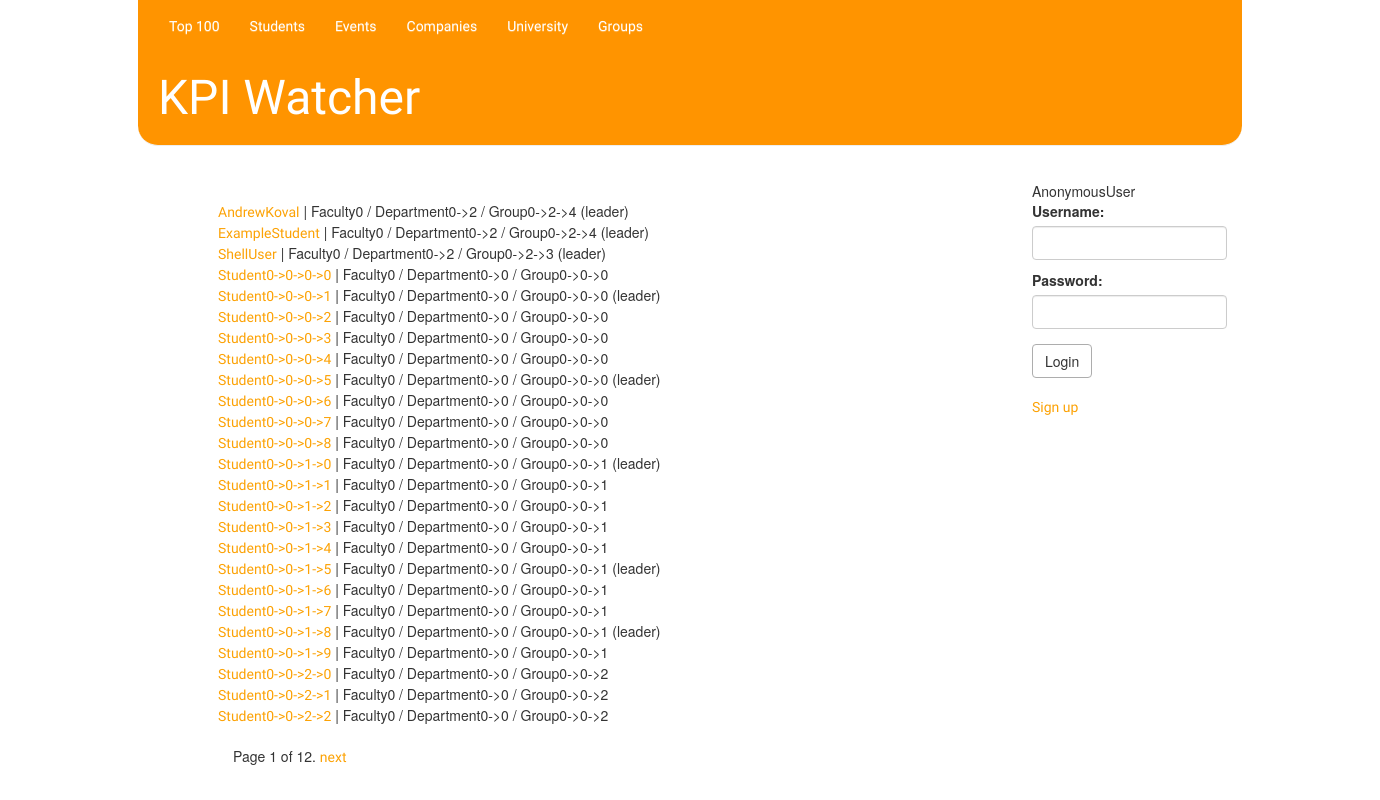
The page /students/ on the database its author committed.
### ratings/models.py (models this page shows)
class Student(models.Model):
	user = models.OneToOneField(User)
	group = models.ForeignKey('Group', related_name="students")
	is_leader = models.BooleanField(default=False)
	def __str__(self):
		return self.user.get_username()

class Group(models.Model):
	name = models.CharField(max_length=50)
	department = models.ForeignKey(Department, related_name="groups")
	avg_rating = models.DecimalField(max_digits=4, decimal_places=2, default=0, editable=False)
	count_of_votes = models.IntegerField(default=0, editable=False)
	voted_teachers = models.ManyToManyField('Teacher', related_name="rated_groups", editable=False)
	def vote(self, vote, teacher):
		if not vote < 0 and not vote > 10:
			if isinstance(teacher, Teacher):
				if not self.voted_teachers.filter(user__id=teacher.user.id).exists():
					self.avg_rating = ((self.avg_rating * self.count_of_votes) + vote) / (self.count_of_votes + 1)
					self.count_of_votes += 1
					self.voted_teachers.add(teacher)
					self.save()
					return True
		return False
	def __str__(self):
		return self.name

class Department(models.Model):
	name = models.CharField(max_length=50)
	faculty = models.ForeignKey(Faculty, related_name="departments")
	avg_rating = models.DecimalField(max_digits=4, decimal_places=2, default=0, editable=False)
	def count_rating(self):
		total = 0
		for teacher in self.teachers.all():
			total += teacher.avg_rating
		for group in self.groups.all():
			total += group.avg_rating
		try:
			self.avg_rating = total / (len(self.groups.all()) + len(self.teachers.all()))
		except ZeroDivisionError:
			self.avg_rating = 0
		self.save()
	def __str__(self):
		return self.name

class Faculty(models.Model):
	name = models.CharField(max_length=50)
	university = models.ForeignKey(University, related_name="faculties")
	avg_rating = models.DecimalField(max_digits=4, decimal_places=2, default=0, editable=False)
	def count_rating(self):
		total = 0
		for department in self.departments.all():
			department.count_rating()
			total += department.avg_rating
		try:
			self.avg_rating = total / len(self.departments.all())
		except ZeroDivisionError:
			self.avg_rating = 0
		self.save()
	def __str__(self):
		return self.name

### ratings/views.py (the view)
# urls.py: url(r'^students/$', views.students_all, name="all_students"),
def students_all(request):
    students_all_list = Student.objects.all().order_by('user__username')
    paginator = Paginator(students_all_list, 25)
    page = request.GET.get('page')
    try:
        students = paginator.page(page)
    except PageNotAnInteger:
        students = paginator.page(1)
    except EmptyPage:
        students = paginator.page(paginator.num_pages)
    return render(request, 'ratings/all_students.html', {'students': students})

### ratings/ctx_log_processor.py (called while the page is built)
def auth_form(request):
    return {'form': AuthForm(), 'request': request}

### ratings/templates/ratings/all_students.html (shortened to what this page needs)
{% extends 'base.html' %}
{%block content%}
    <div class="content container">
        <div class="row">
            <div class="col-md-8">
	{% for student in students %}
		<div class="row">
	    	<a href="{% url 'ratings.views.student_page' pk=student.pk %}">{{ student.user.username }}</a>
            | {{ student.group.department.faculty }} / {{ student.group.department }} / {{student.group}}
            {% if student.is_leader %}
            (leader)
            {% endif %}
	    </div>
	{%endfor%}
    <div class="pagination">
    <span class="step-links">
        <span class="current">
            Page {{ students.number }} of {{ students.paginator.num_pages }}.
        </span>
        {% if students.has_next %}
            <a href="?page={{ students.next_page_number }}">next</a>
        {% endif %}
    </span>
</div>
    </div></div></div>
{%endblock content%}

### ratings/static/styles.css (style rules this page uses)
body { width:80%; margin: auto; }
a { color: #FCA205; font-family: 'Lobster'; }
input[type=email],input[type=text], input[type=number], input[type=password] { height: 34px; }
input[type=email],input[type=text], input[type=number], textarea, input[type=password] { display: block; width: 100%; padding: 6px 12px; font-size: 14px; line-height: 1.42857143; color: #555; background-color: #fff; background-image: none; border: 1px solid #ccc; border-radius: 4px; -webkit-box-shadow: inset 0 1px 1px rgba(0,0,0,.075); box-shadow: inset 0 1px 1px rgba(0,0,0,.075); -webkit-transition: border-color ease-in-out .15s,-webkit-box-shadow ease-in-out .15s; -o-transition: border-color ease-in-out .15s,box-shadow ease-in-out .15s; transition: border-color ease-in-out .15s,box-shadow ease-in-out .15s; }
.content { margin: 15px 40px; }

### rows shown on the page
Student: user.username "AndrewKoval", group.department.faculty "Faculty0", group.department "Department0->2", group "Group0->2->4", is_leader "(leader)"
Student: user.username "ExampleStudent", group.department.faculty "Faculty0", group.department "Department0->2", group "Group0->2->4", is_leader "(leader)"
Student: user.username "ShellUser", group.department.faculty "Faculty0", group.department "Department0->2", group "Group0->2->3", is_leader "(leader)"
Student: user.username "Student0->0->0->0", group.department.faculty "Faculty0", group.department "Department0->0", group "Group0->0->0"
Student: user.username "Student0->0->0->1", group.department.faculty "Faculty0", group.department "Department0->0", group "Group0->0->0", is_leader "(leader)"
Student: user.username "Student0->0->0->2", group.department.faculty "Faculty0", group.department "Department0->0", group "Group0->0->0"
Student: user.username "Student0->0->0->3", group.department.faculty "Faculty0", group.department "Department0->0", group "Group0->0->0"
Student: user.username "Student0->0->0->4", group.department.faculty "Faculty0", group.department "Department0->0", group "Group0->0->0"
Student: user.username "Student0->0->0->5", group.department.faculty "Faculty0", group.department "Department0->0", group "Group0->0->0", is_leader "(leader)"
Student: user.username "Student0->0->0->6", group.department.faculty "Faculty0", group.department "Department0->0", group "Group0->0->0"
Student: user.username "Student0->0->0->7", group.department.faculty "Faculty0", group.department "Department0->0", group "Group0->0->0"
Student: user.username "Student0->0->0->8", group.department.faculty "Faculty0", group.department "Department0->0", group "Group0->0->0"
Student: user.username "Student0->0->1->0", group.department.faculty "Faculty0", group.department "Department0->0", group "Group0->0->1", is_leader "(leader)"
Student: user.username "Student0->0->1->1", group.department.faculty "Faculty0", group.department "Department0->0", group "Group0->0->1"
Student: user.username "Student0->0->1->2", group.department.faculty "Faculty0", group.department "Department0->0", group "Group0->0->1"
Student: user.username "Student0->0->1->3", group.department.faculty "Faculty0", group.department "Department0->0", group "Group0->0->1"
Student: user.username "Student0->0->1->4", group.department.faculty "Faculty0", group.department "Department0->0", group "Group0->0->1"
Student: user.username "Student0->0->1->5", group.department.faculty "Faculty0", group.department "Department0->0", group "Group0->0->1", is_leader "(leader)"
Student: user.username "Student0->0->1->6", group.department.faculty "Faculty0", group.department "Department0->0", group "Group0->0->1"
Student: user.username "Student0->0->1->7", group.department.faculty "Faculty0", group.department "Department0->0", group "Group0->0->1"
Student: user.username "Student0->0->1->8", group.department.faculty "Faculty0", group.department "Department0->0", group "Group0->0->1", is_leader "(leader)"
Student: user.username "Student0->0->1->9", group.department.faculty "Faculty0", group.department "Department0->0", group "Group0->0->1"
Student: user.username "Student0->0->2->0", group.department.faculty "Faculty0", group.department "Department0->0", group "Group0->0->2"
Student: user.username "Student0->0->2->1", group.department.faculty "Faculty0", group.department "Department0->0", group "Group0->0->2"
Student: user.username "Student0->0->2->2", group.department.faculty "Faculty0", group.department "Department0->0", group "Group0->0->2"

### other values the page prints
{{ user }} "AnonymousUser"
{{ students.number }} "1"
{{ students.paginator.num_pages }} "12"
